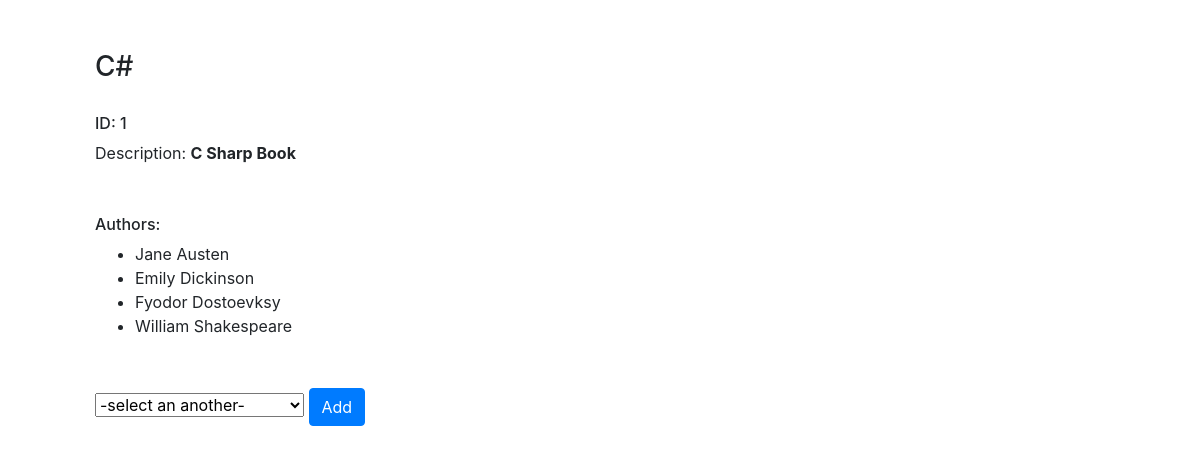
Screenshot of /books/1 with the database file from the repository.
### book_store_app/models.py (models this page shows)
class Books(models.Model):
    title = models.CharField(max_length=255)
    desc = models.TextField()
    created_at = models.DateTimeField(auto_now_add=True)
    updated_at = models.DateTimeField(auto_now=True)

class Authors(models.Model):
    first_name = models.CharField(max_length=45)
    last_name = models.CharField(max_length=45)
    ceated_at = models.DateTimeField(auto_now_add=True)
    updated_at = models.DateTimeField(auto_now=True)
    book = models.ManyToManyField(Books, related_name='author')
    notes = models.TextField(null = True)

### book_store_app/views.py (the view)
# urls.py: path('books/<int:id>', views.bookindex),
def bookindex(request, id):
    context = {
        'book': Books.objects.get(id=id),
        'author': Authors.objects.filter(book=id),
        'another': Authors.objects.exclude(book=id)
    }
    request.session['bookind'] = id
    return render(request, 'bookindex.html', context)

### book_store_app/templates/bookindex.html (shortened to what this page needs)
<!DOCTYPE html>
<html lang="en">
<head>
    {% load static %}
    <link rel="stylesheet" href="{% static 'css/style.css' %}">
    <link rel="stylesheet" href="https://stackpath.bootstrapcdn.com/bootstrap/4.4.1/css/bootstrap.min.css">
</head>
<body>
    <div class="container">
        <div class="bookinfo">
            <h3>{{book.title}}</h3>
            <h6>ID: {{book.id}}</h6>
            <p>Description: <span>{{book.desc}}</span></p>
        </div>
        <div class="authorinfo">
            <h6>Authors:</h6>
            <ul>
                {% for val in author %}
                    <li>{{val.first_name}} {{val.last_name}}</li>
                {% endfor %}
            </ul>
        </div>
        <div class="form1">
            <form action="/addmoreauthor" method="POST">
                <select name="nameauthor">
                    <option value="none">-select an another-</option>
                </select>
                <button type="submit" class="btn btn-primary">Add</button>
            </form>
        </div>
    </div>
</body>
</html>

### book_store_app/static/css/style.css (style rules this page uses)
.bookinfo { margin: 50px; }
.bookinfo h3 { margin-bottom: 30px; }
.authorinfo { margin: 50px; }
span { font-weight: bolder; }
.form1 { margin-left: 50px; }

### rows the page displays
Books: title "C#", id "1", desc "C Sharp Book"
Authors: first_name "Jane", last_name "Austen"
Authors: first_name "Emily", last_name "Dickinson"
Authors: first_name "Fyodor", last_name "Dostoevksy"
Authors: first_name "William", last_name "Shakespeare"
